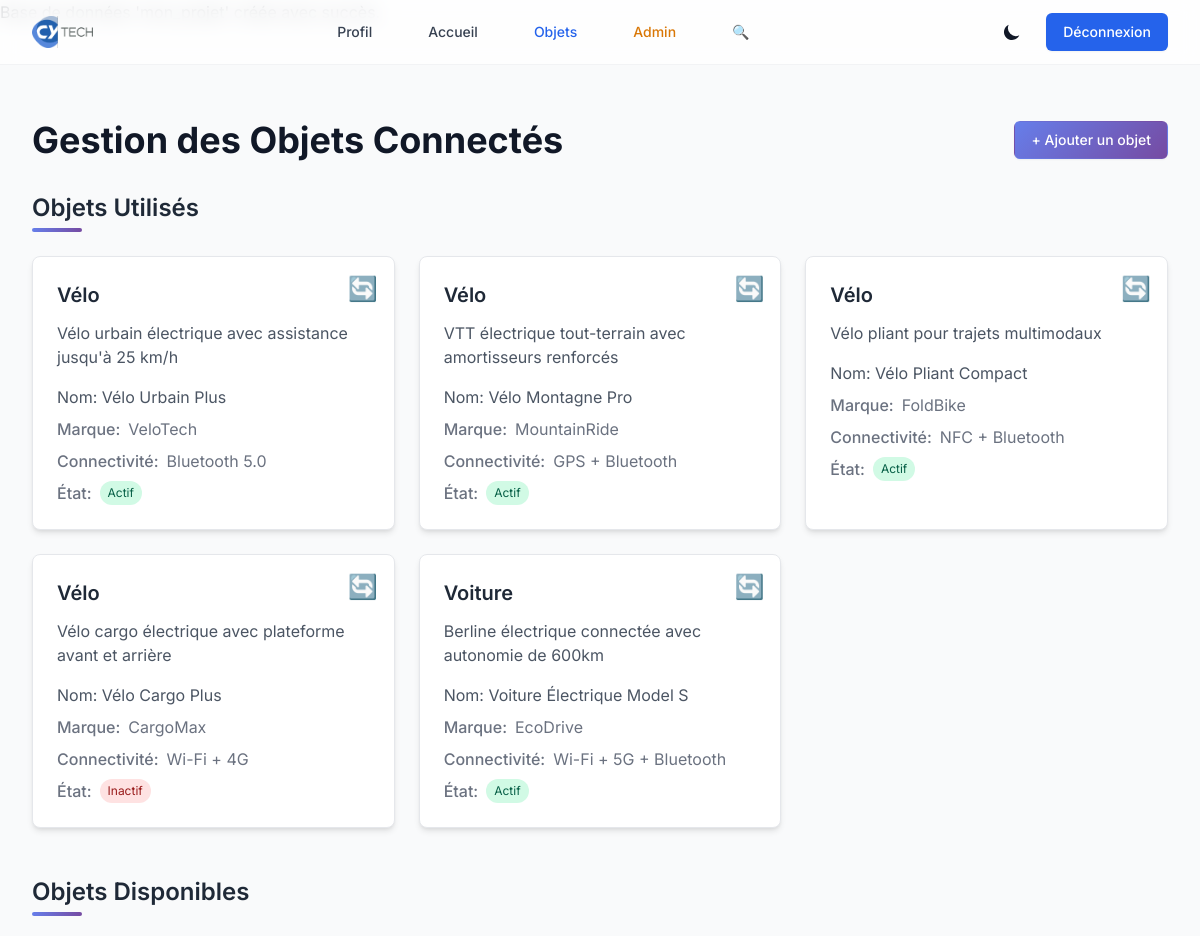
Page /objets.php (signed in) on the committed database.
### tables this page shows
CREATE TABLE ObjetConnecte (
    ID INT AUTO_INCREMENT PRIMARY KEY,  
    Nom VARCHAR(255) NOT NULL,  
    Type VARCHAR(100) NOT NULL,  
    Description TEXT,  
    Marque VARCHAR(100),  
    Etat ENUM('Actif', 'Inactif') NOT NULL,  
    Connectivite VARCHAR(255) NOT NULL,  
    EnergieUtilisee VARCHAR(100) NOT NULL,  
    DerniereInteraction TIMESTAMP DEFAULT CURRENT_TIMESTAMP ON UPDATE CURRENT_TIMESTAMP,  
    DateAjout TIMESTAMP DEFAULT CURRENT_TIMESTAMP,
    Luminosite DECIMAL(5,2) DEFAULT NULL,  
    EtatLuminaire VARCHAR(50) DEFAULT NULL,  
    LocalisationGPS VARCHAR(255) DEFAULT NULL,  
    Vitesse DECIMAL(5,2) DEFAULT NULL,   
    EtatBatterie INT DEFAULT NULL,
    UtilisateurID INT DEFAULT NULL,   
    FOREIGN KEY (UtilisateurID) REFERENCES users(id) ON DELETE SET NULL   
);

### public/objets.php (the view, shortened to what this page needs)
<?php
include('../includes/db_connect.php');
$user_id = $_SESSION['user_id'];
$stmt = $conn->prepare("SELECT id, username, nom, prenom, date_naissance, sexe, email, niveau, points_experience, is_confirmed,admin FROM users WHERE id = :id");
$stmt->bindParam(':id', $user_id, PDO::PARAM_INT);
$stmt->execute();
$user = $stmt->fetch(PDO::FETCH_ASSOC);
$usedStmt = $conn->prepare("SELECT * FROM ObjetConnecte WHERE UtilisateurID = :id");
$usedStmt->bindParam(':id', $user_id, PDO::PARAM_INT);
$usedStmt->execute();
?>
<!DOCTYPE html>
<html lang="fr">
<head>
    <link rel="stylesheet" href="https://cdn.jsdelivr.net/npm/tailwindcss@2.2.19/dist/tailwind.min.css">
    <link rel="stylesheet" href="https://unpkg.com/leaflet@1.7.1/dist/leaflet.css" />
</head>
<body class="min-h-screen">
    <nav class="glass-nav fixed w-full z-50 top-0">
        <div class="max-w-7xl mx-auto px-4 sm:px-6 lg:px-8">
            <div class="flex justify-between items-center h-16">
                <div class="flex">
                    <div class="flex-shrink-0 flex items-center">
                        <img class="h-8 w-auto" src="../assets/images/CY_Tech.png" alt="CY Tech Logo">
                    </div>
                </div>
                <div class="hidden sm:flex sm:items-center sm:justify-center flex-grow space-x-8">
                    <a href="profil.php" class="nav-link text-gray-700 hover:text-blue-600 px-3 py-2 rounded-md text-sm font-medium transition-colors duration-200">Profil</a>
                    <a href="dashboard.php" class="nav-link text-gray-700 hover:text-blue-600 px-3 py-2 rounded-md text-sm font-medium transition-colors duration-200">Accueil</a>
                    <a href="objets.php" class="nav-link text-blue-600 px-3 py-2 rounded-md text-sm font-medium">Objets</a>
                    <?php if ($user['admin']) : ?>
                        <a href="../admin/admin.php" class="text-yellow-600 hover:text-yellow-700 px-3 py-2 rounded-md text-sm font-medium transition-colors duration-200">Admin</a>
                    <?php endif; ?>
                    <a href="recherche.php" class="nav-link text-gray-700 hover:text-blue-600 px-3 py-2 rounded-md text-sm font-medium transition-colors duration-200">🔍</a>
                </div>
                <div class="flex items-center space-x-4">
                <button id="theme-toggle" class="theme-toggle">
                        <svg id="theme-toggle-dark-icon" class="hidden w-5 h-5" fill="currentColor" viewBox="0 0 20 20" xmlns="http://www.w3.org/2000/svg">
                            <path d="M17.293 13.293A8 8 0 016.707 2.707a8.001 8.001 0 1010.586 10.586z"></path>
                        </svg>
                    </button>
                    <a href="logout.php" class="ml-4 inline-flex items-center px-4 py-2 border border-transparent rounded-md shadow-sm text-sm font-medium text-white bg-blue-600 hover:bg-blue-700 transition-colors duration-200">
                        Déconnexion
                    </a>
                </div>
            </div>
        </div>
    </nav>
    <main class="max-w-7xl mx-auto px-4 sm:px-6 lg:px-8 pt-24 pb-12">
        <div class="flex justify-between items-center mb-8">
            <h1 class="text-4xl font-bold text-gray-900">Gestion des Objets Connectés</h1>
            <a href="ajouter_objet.php" class="inline-flex items-center px-4 py-2 border border-transparent rounded-md shadow-sm text-sm font-medium text-white gradient-bg hover:opacity-90 transition-opacity duration-200">
                + Ajouter un objet
            </a>
        </div>
        <div class="mb-12">
            <h2 class="text-2xl font-semibold text-gray-800 section-header">Objets Utilisés</h2>
            <div id="usedObjects" class="grid grid-cols-1 md:grid-cols-2 lg:grid-cols-3 gap-6 mt-6">
                <?php while ($object = $usedStmt->fetch(PDO::FETCH_ASSOC)) : ?>
                    <div class="bg-white p-6 rounded-lg shadow-md relative card-hover glass-effect object-card"
                         onclick="window.location.href='modifier_objet.php?id=<?= $object['ID'] ?>'">
                        <button class="absolute top-4 right-4 text-red-600 hover:text-red-800 transition-colors duration-200"
                                onclick="event.stopPropagation(); returnObject(<?= $object['ID'] ?>, <?= $user['id'] ?>)">
                            <span class="text-2xl">🔄</span>
                        </button>
                        <h3 class="font-semibold text-xl text-gray-800 mb-3"><?= htmlspecialchars($object['Type']) ?></h3>
                        <p class="text-gray-600 mb-4"><?= htmlspecialchars($object['Description']) ?></p>
                        <p class="text-gray-600 mb-2">Nom: <?= htmlspecialchars($object['Nom']) ?></p>
                        <div class="space-y-2">
                            <p class="text-gray-500 flex items-center">
                                <span class="font-medium mr-2">Marque:</span>
                                <?= htmlspecialchars($object['Marque']) ?>
                            </p>
                            <p class="text-gray-500 flex items-center">
                                <span class="font-medium mr-2">Connectivité:</span>
                                <?= htmlspecialchars($object['Connectivite']) ?>
                            </p>
                            <p class="text-gray-500 flex items-center">
                                <span class="font-medium mr-2">État:</span>
                                <span class="px-2 py-1 rounded-full text-xs <?= $object['Etat'] === 'Actif' ? 'bg-green-100 text-green-800' : 'bg-red-100 text-red-800' ?>">
                                    <?= htmlspecialchars($object['Etat']) ?>
                                </span>
                            </p>
                        </div>
                    </div>
                <?php endwhile; ?>
            </div>
        </div>
        <div>
            <h2 class="text-2xl font-semibold text-gray-800 section-header">Objets Disponibles</h2>
        </div>
    </main>
</body>
</html>

### public/objets.php (style rules this page uses)
body { font-family: 'Inter', sans-serif; transition: background-color 0.3s, color 0.3s; }
:root { --bg-primary: #f9fafb; --text-primary: #111827; --card-bg: #ffffff; --card-border: #e5e7eb; }
body { background-color: var(--bg-primary); color: var(--text-primary); }
.glass-nav { background: rgba(255, 255, 255, 0.8); backdrop-filter: blur(10px); border-bottom: 1px solid rgba(229, 231, 235, 0.5); transition: all 0.3s ease; }
.glass-effect { background: var(--card-bg); backdrop-filter: blur(10px); border: 1px solid var(--card-border); transition: all 0.3s ease; }
.card-hover { transition: all 0.3s ease; }
.gradient-bg { background: linear-gradient(135deg, #667eea 0%, #764ba2 100%); }
.section-header { position: relative; margin-bottom: 2rem; }
.section-header::after { content: ''; position: absolute; bottom: -0.5rem; left: 0; width: 50px; height: 4px; background: linear-gradient(90deg, #667eea, #764ba2); border-radius: 2px; }
.object-card { cursor: pointer; transition: all 0.3s ease; background-color: var(--card-bg); }
.theme-toggle { padding: 0.5rem; border-radius: 0.5rem; cursor: pointer; transition: background-color 0.3s; }
.theme-toggle svg { width: 20px; height: 20px; }

### rows in the picture
objetconnecte: Type "Vélo", Description "Vélo urbain électrique avec assistance jusqu'à 25 km/h", Nom "Vélo Urbain Plus", Marque "VeloTech", Connectivite "Bluetooth 5.0", Etat "Actif"
objetconnecte: Type "Vélo", Description "VTT électrique tout-terrain avec amortisseurs renforcés", Nom "Vélo Montagne Pro", Marque "MountainRide", Connectivite "GPS + Bluetooth", Etat "Actif"
objetconnecte: Type "Vélo", Description "Vélo pliant pour trajets multimodaux", Nom "Vélo Pliant Compact", Marque "FoldBike", Connectivite "NFC + Bluetooth", Etat "Actif"
objetconnecte: Type "Vélo", Description "Vélo cargo électrique avec plateforme avant et arrière", Nom "Vélo Cargo Plus", Marque "CargoMax", Connectivite "Wi-Fi + 4G", Etat "Inactif"
objetconnecte: Type "Voiture", Description "Berline électrique connectée avec autonomie de 600km", Nom "Voiture Électrique Model S", Marque "EcoDrive", Connectivite "Wi-Fi + 5G + Bluetooth", Etat "Actif"
